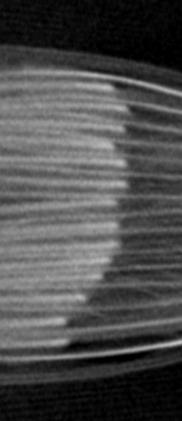
%> input picture For Paper/corners.jpg, 182 x 421 px
$ octave Morphologie.m   (GNU Octave 9; MATLAB toolbox functions it lacks are replaced by stand-ins)
%> lines starting %> are read from the running program, lines starting %| are printed output that depends on the picture; in (x1, y1, x2, y2) boxes, pixels count from 0 and x2, y2 are one past the last pixel; in counts of white or black regions, pixels touching at a corner belong together; the program's own positions count from 1
Img = imread('corners.jpg');
%> Img is the input picture: size 421x182 uint8; min 0, max 193, mean 75.8
maxImg = max(max(Img));
%> maxImg = 193
ImgB =imadjust(Img, [193*0.7/255 1],[0 1]);
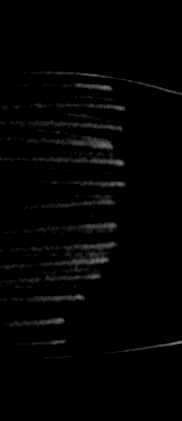
%> ImgB: size 421x182 uint8; min 0, max 123, mean 3.4
SE = strel('rectangle',[5,1]);
ImgB=imbinarize(ImgB);
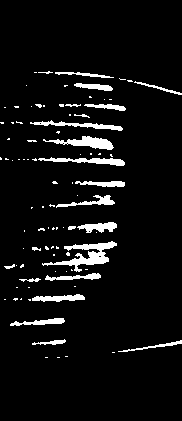
%> ImgB: size 421x182 logical; 6.1% white; 91 white regions (68 under 20 px), largest, box (x1, y1, x2, y2) and area: (42, 241, 117, 272) 743, (43, 136, 114, 150) 450, (38, 157, 125, 166) 363
ImgB =imerode(ImgB,SE);
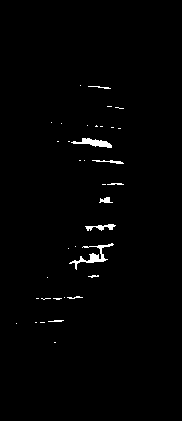
%> ImgB: size 421x182 logical; 1.1% white; 36 white regions (27 under 20 px), largest, box (x1, y1, x2, y2) and area: (69, 243, 114, 270) 260, (71, 138, 112, 148) 199, (85, 224, 116, 231) 105
% se = strel('square',5);
% %closeBW = imclose(ImgB,se);
% closeBW = imerode(ImgB,se);
%could be interesting for outlook
closeBW = bwmorph(ImgB,'remove');
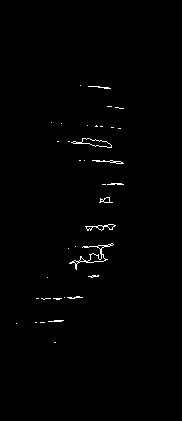
%> closeBW: size 421x182 logical; 0.79% white in thin lines or dots, all inside (x1, y1, x2, y2) = (16, 85, 124, 343)
subplot(1,2,1)
%imhist(Img);
imshow(Img);
subplot(1,2,2)
imshow(ImgB);

$ run again, with For Paper/Bild.png saved as For Paper/corners.jpg
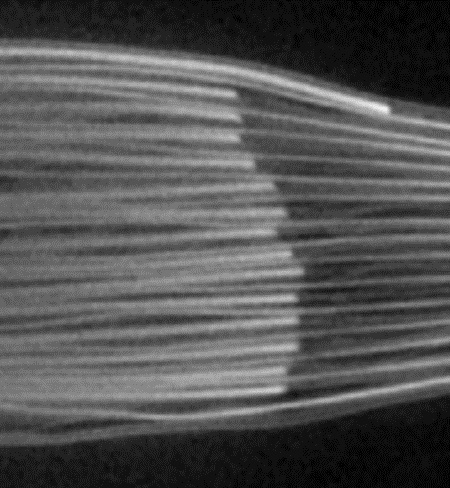
%> input picture For Paper/Bild.png, 450 x 488 px
%> Img is the input picture: size 488x450x3 uint8; min 0, max 247, mean 82.4
%> maxImg = [247 247 247]
%> `ImgB=imbinarize(ImgB);`:
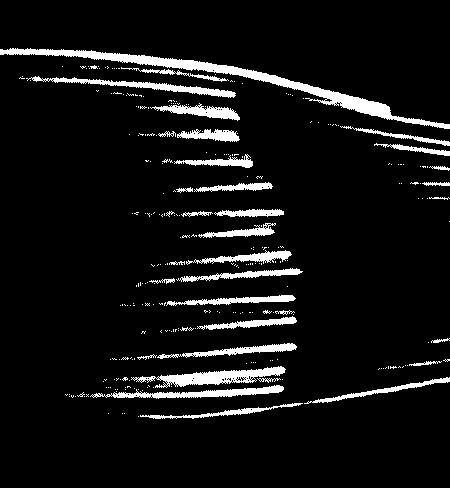
%> ImgB: size 488x450x3 logical; 7.5% white; 279 white regions (244 under 20 px), largest, box (x1, y1, x2, y2) and area: (0, 48, 450, 129) 3701, (131, 366, 286, 388) 1370, (26, 76, 236, 98) 1040
%> `imshow(ImgB);`:
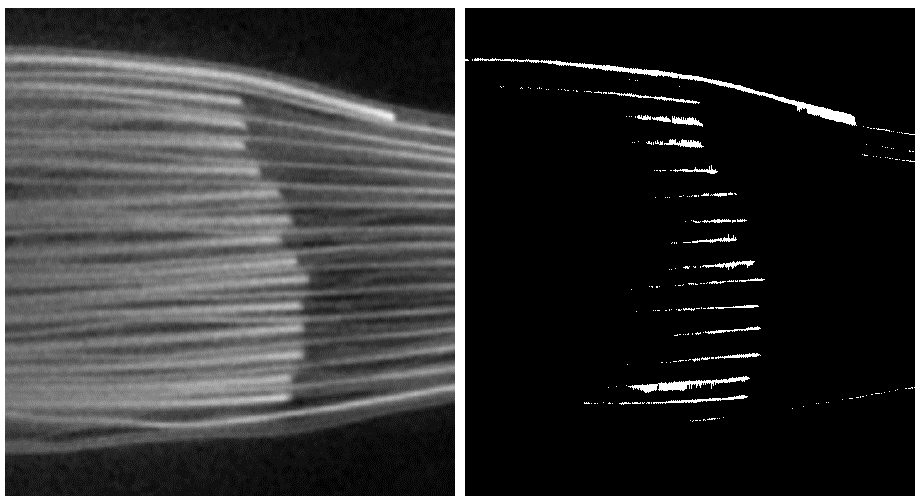
%> figure redrawn from the program's plot data, 2 panels

$ run again, with For Paper/cathode.bmp saved as For Paper/corners.jpg
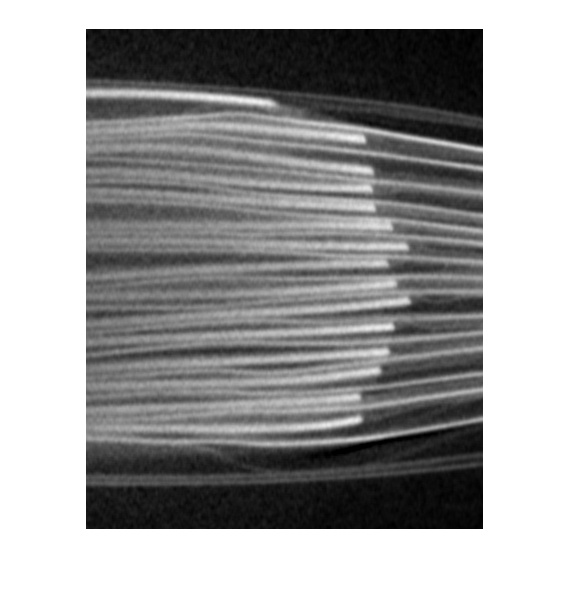
%> input picture For Paper/cathode.bmp, 571 x 593 px
%> Img is the input picture: size 593x571x3 uint8; min 0, max 255, mean 159.3
%> maxImg = [255 255 255]
%> `ImgB=imbinarize(ImgB);`:
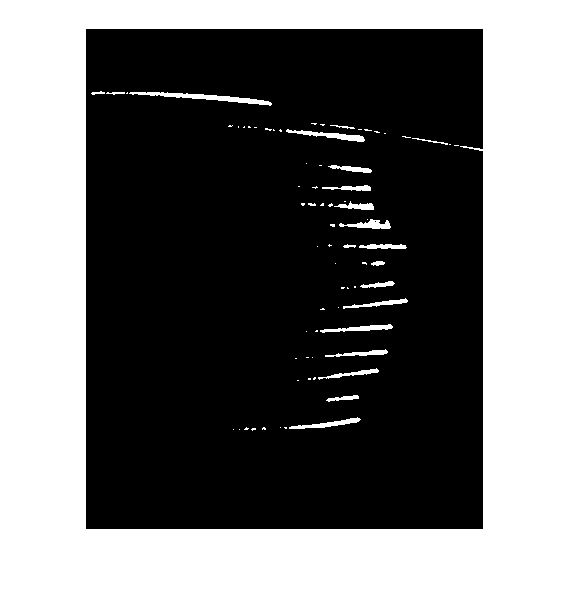
%> ImgB: size 593x571x3 logical; 42.6% white; 74 white regions (53 under 20 px), largest, box (x1, y1, x2, y2) and area: (0, 0, 571, 593) 140144, (129, 92, 272, 106) 616, (286, 129, 365, 142) 355
%> `imshow(ImgB);`:
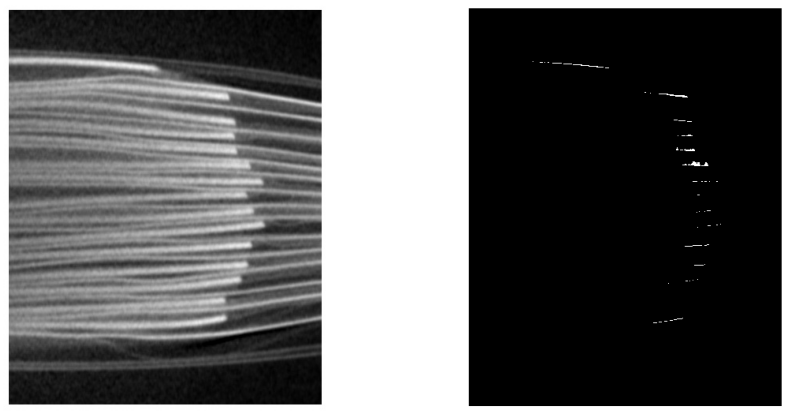
%> figure redrawn from the program's plot data, 2 panels
